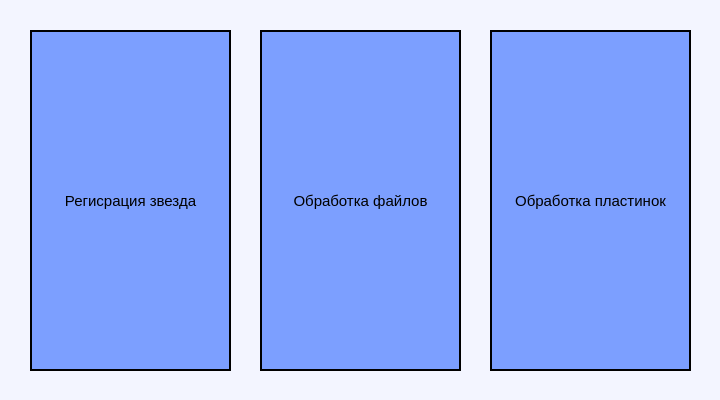
<?xml version="1.0" encoding="UTF-8"?>
<ui version="4.0">
 <class>Form</class>
 <widget class="QWidget" name="Form">
  <property name="geometry">
   <rect>
    <x>0</x>
    <y>0</y>
    <width>720</width>
    <height>400</height>
   </rect>
  </property>
  <property name="minimumSize">
   <size>
    <width>720</width>
    <height>400</height>
   </size>
  </property>
  <property name="maximumSize">
   <size>
    <width>720</width>
    <height>400</height>
   </size>
  </property>
  <property name="windowTitle">
   <string>Form</string>
  </property>
  <property name="styleSheet">
   <string notr="true">QWidget {
	background-color: rgb(243, 245, 255);
}

QPushButton {
	border: 2px solid rgb(0, 0, 0);
	background-color: rgb(124, 159, 255);
	color: rgb(0, 0, 0);
}

QLabel {
	color: rgb(0, 0, 0)
}

QLineEdit {
	background-color: rgb(243, 245, 255);
	border: 2px solid rgb(0, 0, 0);
}

QLineEdit:hover {
	background-color: rgb(217, 222, 255);
}

QGroupBox{
	color: rgb(0, 0, 0);
	background-color: rgb(243, 245, 255);
}

QComboBox {
	border: 2px solid rgb(0, 0, 0);
	background-color: rgb(243, 245, 255);
}

QComboBox:hover {
	background-color: rgb(124, 159, 255);
}

QComboBox QAbstractItemView {
	border: 2px solid rgb(0, 0, 0);
	background-color: rgb(243, 245, 255);
	selection-background-color: rgb(217, 222, 255);
	selection-color: rgb(0, 0, 0)
}

QComboBox::drop-down:hover {
    background-color: rgb(190, 137, 255);
}

QPushButton:hover{
	background-color: rgb(190, 137, 255);
	color: rgb(0, 0,0);
}

QPushButton:pressed {
	background-color:rgb(189, 23, 87);
}

QSlider::groove:horizontal {
	border: 0px;
}
 
QSlider::sub-page:horizontal {
	background-color: rgb(11, 20, 197);
	margin-top:8px;
	margin-bottom:8px;
	border-radius: 2px;
}
 
QSlider::add-page:horizontal {
	background:  rgb(131, 0, 81);
	border: 0px solid #777;
	border-radius: 2px;
	margin-top:8px;
	margin-bottom:8px;
}
 
QSlider::handle:horizontal {
	background: rgb(124, 159, 255);
	border: 2px solid rgb(0, 0, 0);
	width: 12px;
	border-radius: 4px;
	margin-top:2px;
	margin-bottom:2px;
}
 
QSlider::handle:horizontal:hover {
	background-color: rgb(190, 137, 255)
}
</string>
  </property>
  <widget class="QPushButton" name="btn_Reg">
   <property name="geometry">
    <rect>
     <x>30</x>
     <y>30</y>
     <width>201</width>
     <height>341</height>
    </rect>
   </property>
   <property name="font">
    <font>
     <pointsize>11</pointsize>
    </font>
   </property>
   <property name="text">
    <string>Регисрация звезда</string>
   </property>
  </widget>
  <widget class="QPushButton" name="btn_OBR">
   <property name="geometry">
    <rect>
     <x>260</x>
     <y>30</y>
     <width>201</width>
     <height>341</height>
    </rect>
   </property>
   <property name="font">
    <font>
     <pointsize>11</pointsize>
    </font>
   </property>
   <property name="text">
    <string>Обработка файлов</string>
   </property>
  </widget>
  <widget class="QPushButton" name="plate_OBR">
   <property name="geometry">
    <rect>
     <x>490</x>
     <y>30</y>
     <width>201</width>
     <height>341</height>
    </rect>
   </property>
   <property name="font">
    <font>
     <pointsize>11</pointsize>
    </font>
   </property>
   <property name="text">
    <string>Обработка пластинок</string>
   </property>
  </widget>
 </widget>
 <resources/>
 <connections/>
</ui>
